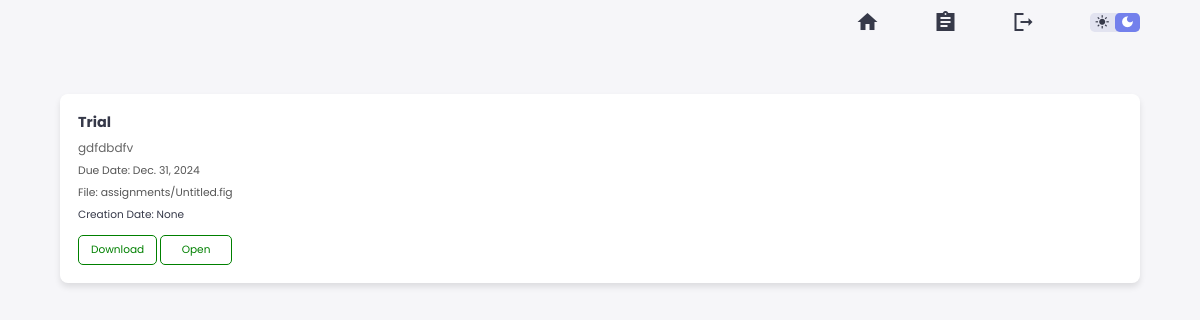
The app's page /authenticated/student/assignment (signed in), older data.
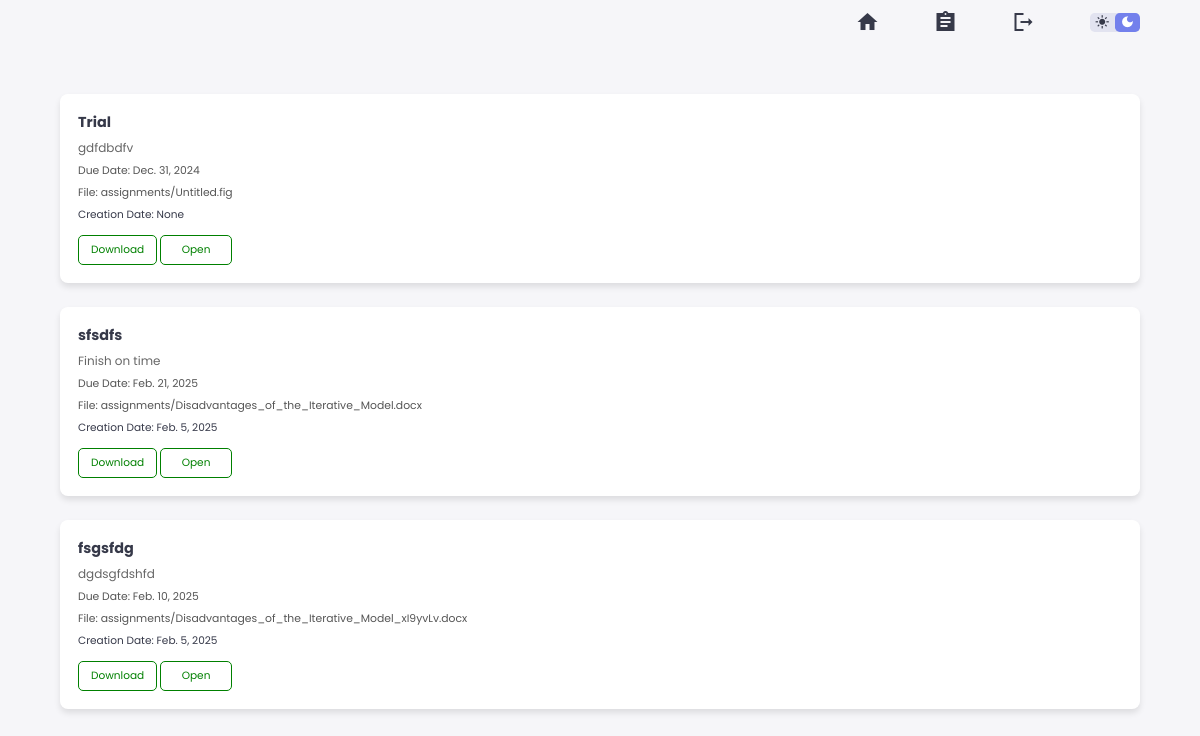
The same page, newer data.
### core/models.py (models this page shows, shortened)
class Assignments(models.Model):
    name = models.CharField(max_length=50)
    description = models.CharField(max_length=150)
    due_date = models.DateField(auto_now=False, auto_now_add=False)
    file_name = models.FileField(upload_to='assignments/', max_length=100)
    createDate=models.DateField(max_length=100, null=True)

### core/permissions.py (the view)
        def _wrapped_view(request, *args, **kwargs):
            if getattr(request.user, role, False):  # Checks the `is_student` or `is_teacher` flag
                return view_func(request, *args, **kwargs)
            return redirect('core:access_denied')

### core/permissions.py (called while the page is built)
def role_required(role):
    def decorator(view_func):
        def _wrapped_view(request, *args, **kwargs):
            if getattr(request.user, role, False):  # Checks the `is_student` or `is_teacher` flag
                return view_func(request, *args, **kwargs)
            return redirect('core:access_denied')
        return _wrapped_view
    return decorator

### core/views.py (called while the page is built)
@role_required('is_student')
@login_required(login_url='members:user_login')
def s_assignment(request):
    assigns = Assignments.objects.all()
    return render(request, 'Students/assignments.html', {'assigns': assigns})

### core/templates/Students/assignments.html (shortened to what this page needs)
{% extends "base.html" %}
    {% block content %}
    <main>
        <div class="assignment-container">
            {% if assigns %}
            {% for assign in assigns %}
            <div class="assignment-card">
                <div class="assignment-content">
                    <div class="assignment-title">{{assign.name}}</div>
                    <div class="assignment-description">{{assign.description}}</div>
                    <div class="assignment-duedate">Due Date: {{assign.due_date}}</div>
                    <div class="assignment-file">File: {{assign.file_name}}</div>
                    <div class="assignmnet-creation-date">Creation Date: {{ assign.createDate }}</div>
                    <a href="{% url 'core:download' assign.id %}" class="downbtn">Download</a>
                    <a href="{% url 'core:view_assignment' assign.id %}" class="downbtn" target="_blank">Open</a>
                </div>
            </div>
            {% endfor %}
            {% else %}
            <h2>No Assignments</h2>
            {% endif %}
        </div>
    </main>
    {% endblock content %}

Row changes from the older to the newer data that the page shows:
added Assignments: name "sfsdfs", description "Finish on time", due_date "Feb. 21, 2025", file_name "assignments/Disadvantages_of_the_Iterative_Model.docx", createDate "Feb. 5, 2025"
added Assignments: name "fsgsfdg", description "dgdsgfdshfd", due_date "Feb. 10, 2025", file_name "assignments/Disadvantages_of_the_Iterative_Model_xI9yvLv.docx", createDate "Feb. 5, 2025"
